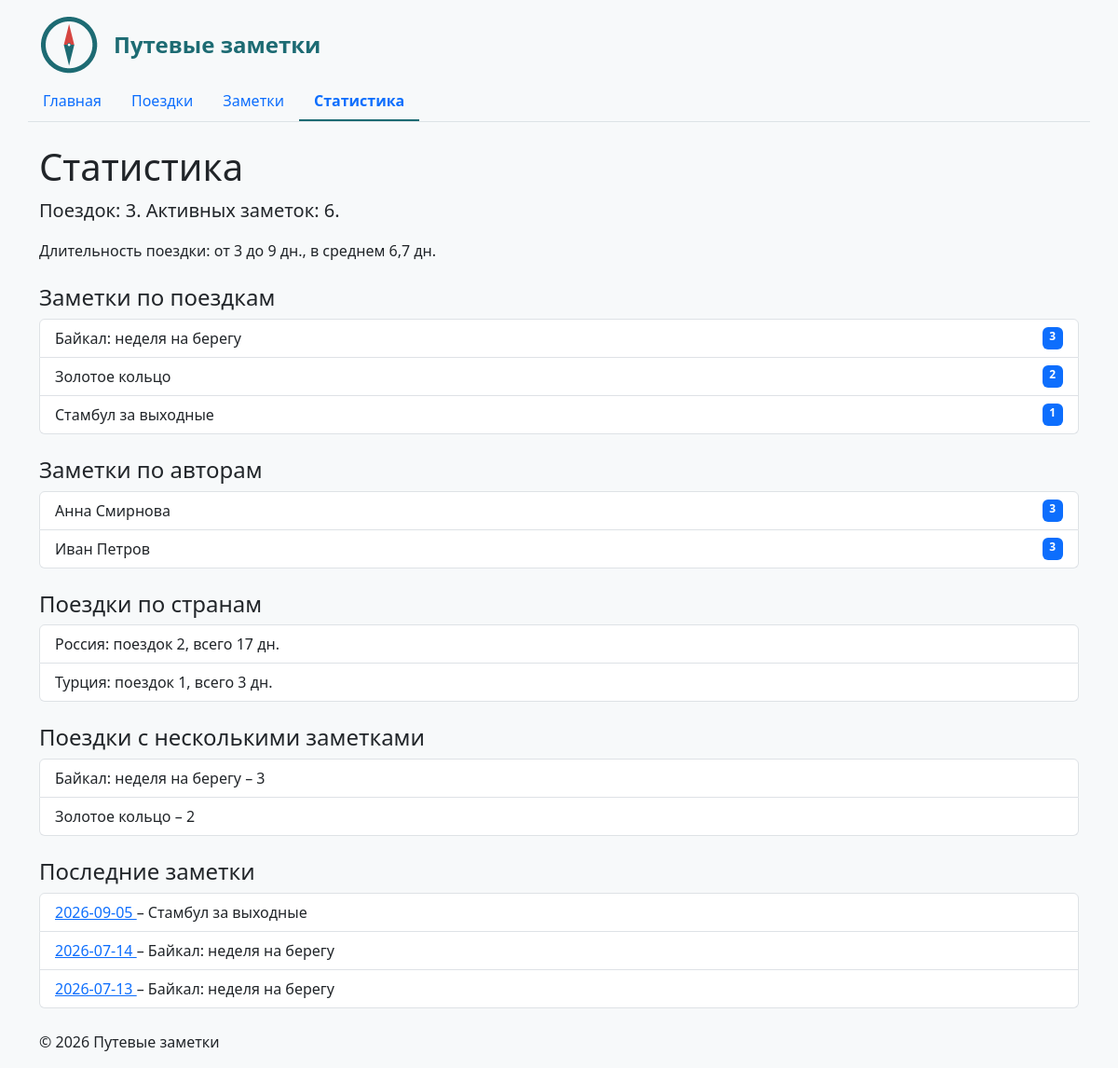
The app's page /notes/statistics/ with its own data.
### notes/views.py (the view)
# urls.py: path("statistics/", views.statistics, name="statistics"),
def statistics(request):
    with closing(get_connection()) as conn:
        conn.row_factory = sqlite3.Row
        summary = conn.execute(
            """
            SELECT
                COUNT(*) AS trips_count,
                CAST(MIN(julianday(end_date) - julianday(start_date))
                     AS INTEGER) + 1 AS min_days,
                CAST(MAX(julianday(end_date) - julianday(start_date))
                     AS INTEGER) + 1 AS max_days,
                ROUND(AVG(julianday(end_date) - julianday(start_date) + 1),
                      1) AS avg_days
            FROM trips;
            """
        ).fetchone()
        notes_count = conn.execute(
            """
            SELECT COUNT(*) AS notes_count
            FROM notes
            WHERE is_archived = 0;
            """
        ).fetchone()
        trip_stats = conn.execute(
            """
            SELECT
                trips.title AS trip_title,
                COUNT(notes.id) AS notes_count
            FROM trips
            LEFT JOIN notes
                ON trips.id = notes.trip_id
                AND notes.is_archived = 0
            GROUP BY trips.id, trips.title
            ORDER BY notes_count DESC, trips.title;
            """
        ).fetchall()
        traveler_stats = conn.execute(
            """
            SELECT
                travelers.name AS traveler_name,
                COUNT(notes.id) AS notes_count
            FROM travelers
            LEFT JOIN notes
                ON travelers.id = notes.traveler_id
                AND notes.is_archived = 0
            GROUP BY travelers.id, travelers.name
            ORDER BY notes_count DESC, travelers.name;
            """
        ).fetchall()
        country_stats = conn.execute(
            """
            SELECT
                country,
                COUNT(*) AS trips_count,
                SUM(CAST(julianday(end_date) - julianday(start_date)
                         AS INTEGER) + 1) AS total_days
            FROM trips
            GROUP BY country
            ORDER BY trips_count DESC, country;
            """
        ).fetchall()
        busy_trips = conn.execute(
            """
            SELECT
                trips.title AS trip_title,
                COUNT(notes.id) AS notes_count
            FROM trips
            JOIN notes
                ON trips.id = notes.trip_id
            WHERE notes.is_archived = 0
            GROUP BY trips.id, trips.title
            HAVING COUNT(notes.id) > 1
            ORDER BY notes_count DESC;
            """
        ).fetchall()
        latest_notes = conn.execute(
            """
            SELECT
                notes.id,
                notes.note_date,
                trips.title AS trip_title
            FROM notes
            JOIN trips
                ON notes.trip_id = trips.id
            WHERE notes.is_archived = 0
            ORDER BY notes.note_date DESC
            LIMIT 3;
            """
        ).fetchall()
    return render(
        request,
        "notes/statistics.html",
        {
            "summary": summary,
            "notes_count": notes_count["notes_count"],
            "trip_stats": trip_stats,
            "traveler_stats": traveler_stats,
            "country_stats": country_stats,
            "busy_trips": busy_trips,
            "latest_notes": latest_notes,
        },
    )

### db/database.py (called while the page is built)
def get_connection() -> sqlite3.Connection:
    conn = sqlite3.connect(DB_PATH)
    conn.execute("PRAGMA foreign_keys = ON")
    return conn

### notes/templates/notes/statistics.html (shortened to what this page needs)
{% extends "base.html" %}
{% block content %}
    <h1>Статистика</h1>
    <p class="lead">
        Поездок: {{ summary.trips_count }}.
        Активных заметок: {{ notes_count }}.
    </p>
    <p>
        Длительность поездки: от {{ summary.min_days }}
        до {{ summary.max_days }} дн.,
        в среднем {{ summary.avg_days }} дн.
    </p>
    <h2 class="h4 mt-4">Заметки по поездкам</h2>
    <ul class="list-group">
        {% for item in trip_stats %}
            <li class="list-group-item d-flex justify-content-between">
                {{ item.trip_title }}
                <span class="badge bg-primary">{{ item.notes_count }}</span>
            </li>
        {% empty %}
            <li class="list-group-item">Данные отсутствуют.</li>
        {% endfor %}
    </ul>
    <h2 class="h4 mt-4">Заметки по авторам</h2>
    <ul class="list-group">
        {% for item in traveler_stats %}
            <li class="list-group-item d-flex justify-content-between">
                {{ item.traveler_name }}
                <span class="badge bg-primary">{{ item.notes_count }}</span>
            </li>
        {% empty %}
            <li class="list-group-item">Данные отсутствуют.</li>
        {% endfor %}
    </ul>
    <h2 class="h4 mt-4">Поездки по странам</h2>
    <ul class="list-group">
        {% for item in country_stats %}
            <li class="list-group-item">
                {{ item.country }}: поездок {{ item.trips_count }},
                всего {{ item.total_days }} дн.
            </li>
        {% empty %}
            <li class="list-group-item">Данные отсутствуют.</li>
        {% endfor %}
    </ul>
    <h2 class="h4 mt-4">Поездки с несколькими заметками</h2>
    <ul class="list-group">
        {% for item in busy_trips %}
            <li class="list-group-item">
                {{ item.trip_title }} – {{ item.notes_count }}
            </li>
        {% empty %}
            <li class="list-group-item">Таких поездок пока нет.</li>
        {% endfor %}
    </ul>
    <h2 class="h4 mt-4">Последние заметки</h2>
    <ul class="list-group">
        {% for item in latest_notes %}
            <li class="list-group-item">
                <a href="{% url 'notes:detail' item.id %}">
                    {{ item.note_date }}
                </a>
                – {{ item.trip_title }}
            </li>
        {% empty %}
            <li class="list-group-item">Заметок пока нет.</li>
        {% endfor %}
    </ul>
{% endblock %}

### homepage/static/homepage/css/style.css (style rules this page uses)
body { min-height: 100vh; background-color: #f7f9fa; }

### records on screen
trips: trip_title "Байкал: неделя на берегу", notes_count "3", note_date "2026-07-14", note_date "2026-07-13"
trips: trip_title "Золотое кольцо", notes_count "2"
trips: trip_title "Стамбул за выходные", notes_count "1", note_date "2026-09-05"
travelers: traveler_name "Анна Смирнова", notes_count "3"
travelers: traveler_name "Иван Петров", notes_count "3"

### other values on screen
{{ summary.trips_count }} "3"
{{ notes_count }} "6"
{{ summary.min_days }} "3"
{{ summary.max_days }} "9"
{{ summary.avg_days }} "6,7"
{{ item.country }} "Россия" "Турция"
{{ item.trips_count }} "2" "1"
{{ item.total_days }} "17" "3"
